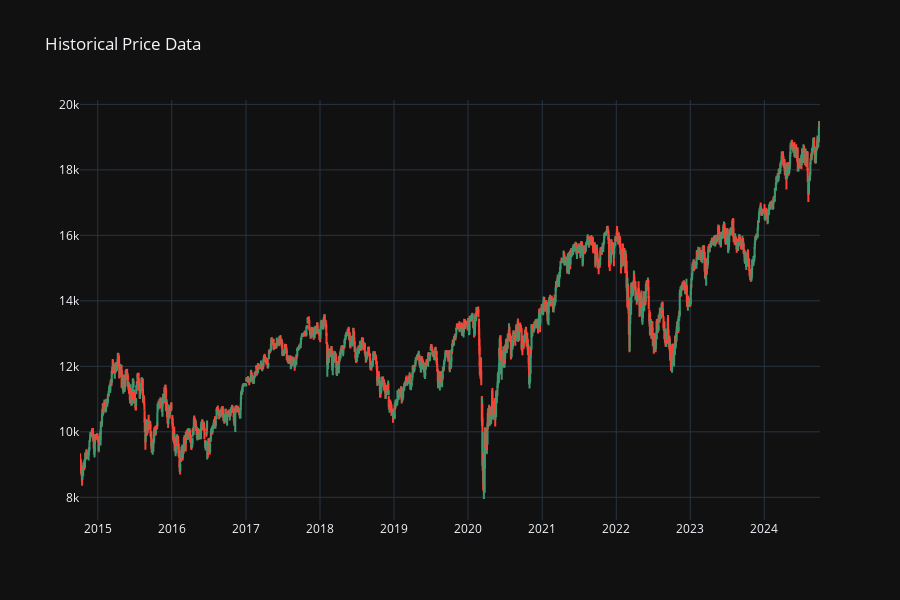

Notebook source saved alongside this figure:
### Code cell
symbol = 'DE40'
start_dt = datetime.now() - timedelta(days= 365 * 10)
end_dt = datetime.now()

# get historical data
mt5.initialize()
ohlc = get_ohlc_history(symbol, mt5.TIMEFRAME_D1, start_dt, end_dt)

ohlc['month'] = ohlc['time'].dt.month

display(ohlc)

fig = create_price_fig(ohlc)
display(fig)

### Figure 1 — Plotly figure (JSON) as saved in the notebook; plotly's stock layout.template omitted (floating-point values rounded to 4 significant figures; data arrays with more than 128 entries replaced by an {"elided": "..."} marker saying what was removed)
{"data": [{"close": {"elided": "2541 float values"}, "high": {"elided": "2541 float values"}, "low": {"elided": "2541 float values"}, "name": "OHLC Data", "open": {"elided": "2541 float values"}, "x": {"elided": "2541 str values"}, "type": "candlestick"}], "layout": {"height": 600, "title": {"text": "Historical Price Data"}, "xaxis": {"rangeslider": {"visible": false}}}}
